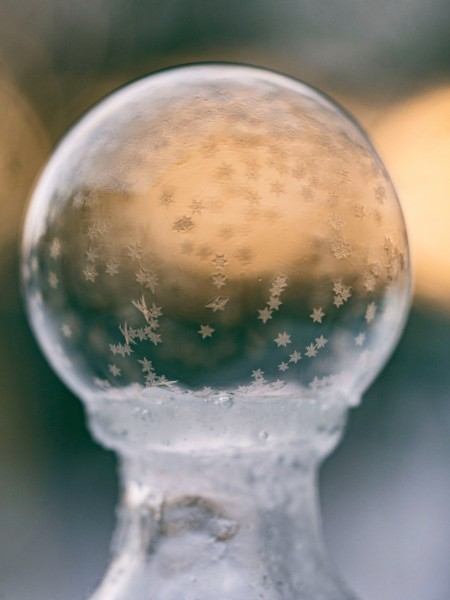
#> input picture Background/raw/冰冻结成的球图片(13张)/冰冻结成的球图片-第10张.jpg, 450 x 600 px; its folder holds only this picture in this run
$ python background.py   (older library calls are emulated)
#> lines starting #> are read from the running program, lines starting #| are printed output that depends on the picture
from PIL import Image
import glob

images = glob.glob('./raw/*/*.jpg')


def get_background(dirname, pix_size):
#> called with dirname = 'single_pic', pix_size = 60
    for index, image in enumerate(images):
        img = Image.open(image)
#> img is the input picture: PIL image 450x600 RGB; mean R, G, B 137.1, 131.4, 120
        size = img.size
#> size = (450, 600)
        width = size[0]
#> width = 450
        height = size[1]
#> height = 600
        min_size = min(width, height)
#> min_size = 450

        if (min_size < pix_size):
            rate = pix_size // min_size + 1
            img = img.resize((width * rate, height * rate), Image.ANTIALIAS)
        size = img.size
        width = size[0]
        height = size[1]

        cropped = img.crop(((width - pix_size) / 2, (height - pix_size) / 2, pix_size + (width - pix_size) / 2,
                            pix_size + (height - pix_size) / 2))
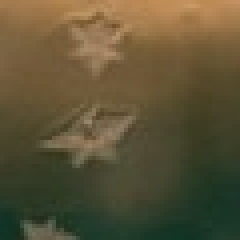
#> cropped: PIL image 60x60 RGB (shown 4 times larger); mean R, G, B 92.5, 83.1, 54.3
        cropped.save('./{}/{}.jpg'.format(dirname, str(index)))
#> pass 2 of the loop in get_background, `for index, image in enumerate(images):`:
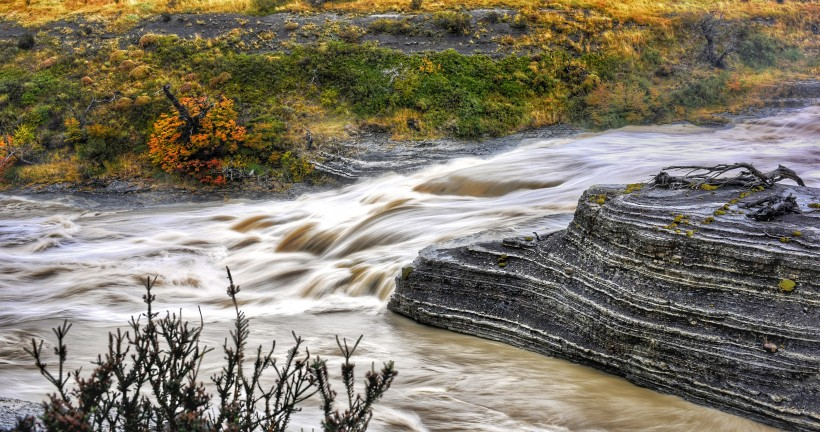
#> input picture Background/raw/巴塔哥尼亚秋日风光图片(9张)/巴塔哥尼亚秋日风光图片-第1张.jpg, 820 x 432 px
#> in get_background, img is the input picture: PIL image 820x432 RGB; mean R, G, B 127.7, 121.1, 106.3
#> in get_background, `cropped = img.crop(((width - pix_size) / 2, (height - pix_size) / 2, p..`:
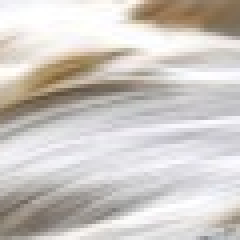
#> cropped: PIL image 60x60 RGB (shown 4 times larger); mean R, G, B 205.8, 200.8, 196.5


if __name__ == '__main__':
    # 生成344*344背景
    # get_background('back_pic',344)
    # 生成60*60单字图
    get_background('single_pic', 60)
